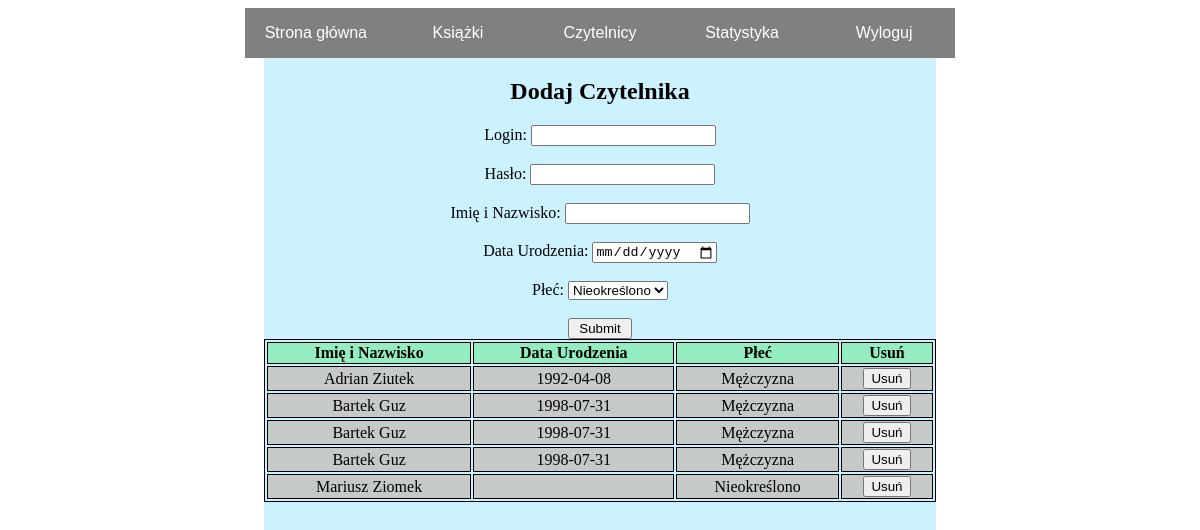
Page /admin/readers.php on the earlier database version.
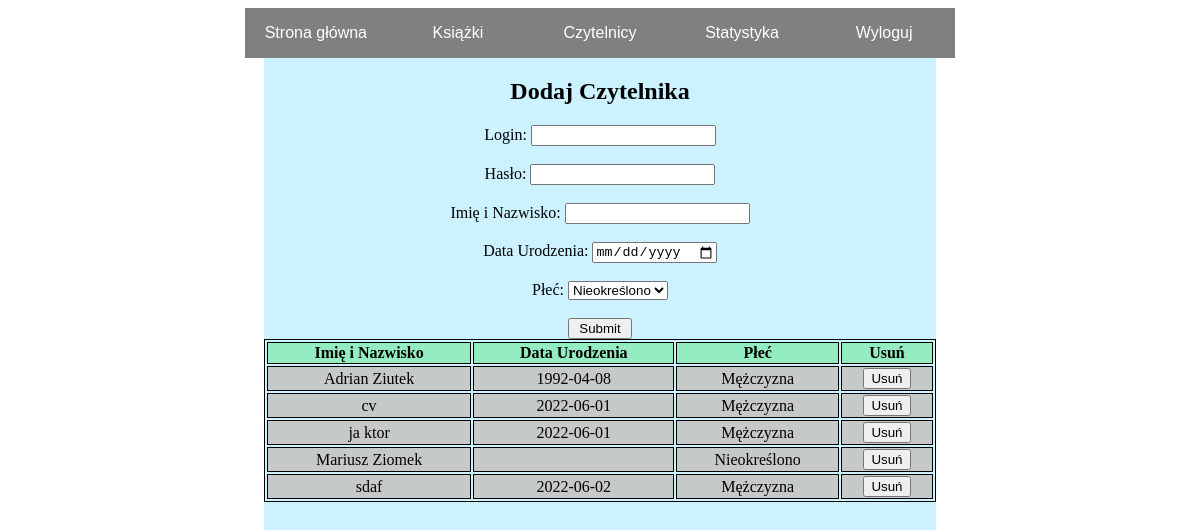
Same page on the later database version.
### tables this page shows
CREATE TABLE `czytelnicy` (
  `id` int(11) NOT NULL,
  `login` text NOT NULL,
  `password` text NOT NULL,
  `imie` text NOT NULL,
  `urodziny` date DEFAULT NULL,
  `plec` int(11) NOT NULL
);

### admin/readers.php (the view, shortened to what this page needs)
<?php
	include("config.php");
?>
<html>
     <head>
		<link rel="stylesheet" href="style.css" type="text/css"/>
     </head>
     <body>
		<div class="menu">
			<ul class="ulmenu">
				<li class="mbutton center"><a href="start.php"><p>Strona główna</p></a></li>
				<li class="mbutton center"><a href="books.php"><p>Książki</p></a></li>
				<li class="mbutton center"><a href="readers.php"><p>Czytelnicy</p></a></li>
				<li class="mbutton center"><a href="stats.php"><p>Statystyka</p></a></li>
				<li class="mbutton center"><a href="logout.php"><p>Wyloguj</p></a></li>
			</ul>
		</div>
		<div class="glowna">
			<form action = "adduser.php" method = "post">
				<h2>Dodaj Czytelnika</h2>
				<label>Login: </label><input type = "text" name = "login" class = "box" required/><br/><br/>
				<label>Hasło: </label><input type = "text" name = "haslo" class = "box" required/><br/><br/>
				<label>Imię i Nazwisko: </label><input type = "text" name = "imie" class = "box" required/><br/><br/>
				<label>Data Urodzenia: </label><input type = "date" name = "urodziny" class = "box" required/><br/><br/>
				<label>Płeć: </label>
					<select name = "plec">
						<option value = "0">Nieokreślono</option>
					</select>
				<br/><br/>
				<input type = "submit" value = " Submit "/><br/>
			</form>
			<table class="tablica">
					<tr>
						<th>Imię i Nazwisko</th>
						<th>Data Urodzenia</th>
						<th>Płeć</th>
						<th>Usuń</th>
					</tr>
				<?php
						$plec = array("Nieokreślono", "Mężczyzna", "Kobieta");
						$query = "SELECT imie, urodziny, plec, id FROM czytelnicy ORDER BY imie ASC";
						$result = $db->query($query);
						while ($row = $result->fetch_row()) {
							echo "<tr>";
							echo "<td>$row[0]</td>";
							echo "<td>$row[1]</td>";
							echo "<td>".$plec[$row[2]]."</td>";
							echo "<td><form action='deleteuser.php' method='post'><button type='submit' name='delete' value=".$row[3].">Usuń</button></form></td>";
							echo "</tr>\n";
						}
				?>
				</table>
		</div>
    </body>
</html>

### admin/style.css (style rules this page uses)
.menu { position: relative; left: 20%; width: 60%; height: 50px; background-color: gray; margin: 0px; text-align: center; }
.glowna { position: fixed; left: 22%; height: 100%; width: 56%; background-color: #ccf2ff; text-align:center; }
.ulmenu li { display: inline; }
.ulmenu { margin: 0; padding: 0; }
.ulmenu a { font-family: Arial; font-size: 1em; font-style: none; color: #ffffff; text-decoration: none; height: 100%; width: 100%; }
.mbutton { height: 50px; width: 20%; float: left; }
.center { display: flex !important; justify-content: center; align-items: center; }
.tablica { width: 100%; }
.tablica td { border:1px solid black; background-color:#c5c9c7; }
.tablica th { border:1px solid black; background-color:#93edc0; }
.tablica { border:1px solid black; text-align:center; }
form { margin: 0px; }

Differences in the rows shown:
removed czytelnicy: imie "Bartek Guz", urodziny "1998-07-31", plec "Mężczyzna", $row[3] 16 (drawn)
removed czytelnicy: imie "Bartek Guz", urodziny "1998-07-31", plec "Mężczyzna", $row[3] 17 (drawn)
removed czytelnicy: imie "Bartek Guz", urodziny "1998-07-31", plec "Mężczyzna", $row[3] 18 (drawn)
added czytelnicy: imie "cv", urodziny "2022-06-01", plec "Mężczyzna", $row[3] 30 (drawn)
added czytelnicy: imie "ja ktor", urodziny "2022-06-01", plec "Mężczyzna", $row[3] 28 (drawn)
added czytelnicy: imie "sdaf", urodziny "2022-06-02", plec "Mężczyzna", $row[3] 29 (drawn)
